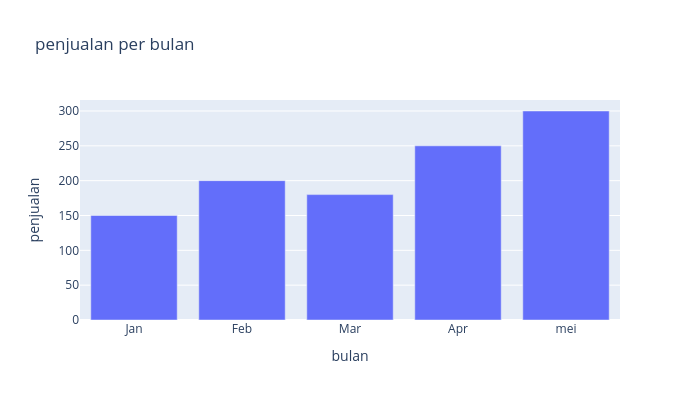

Notebook code cell kept with this figure:
### Code cell
import plotly.express as px
import pandas as pd
import plotly.io as pio
pio.renderers.default = 'vscode' 

#Data (plotly lebih suka data dalam bentuk DataFrame)
df = pd.DataFrame({
    'bulan': ['Jan', 'Feb','Mar', 'Apr', 'mei'],
    'penjualan': [150, 200, 180, 250, 300]})

#A. Dictionary
#B. Tuple
#C. List

#membuat grafik dasar
fig = px.bar(df, x='bulan', y='penjualan', title='penjualan per bulan')

fig.update_layout(width=700, height=400) #pixel

### Figure 1 — Plotly figure (JSON) as saved in the notebook; plotly's stock layout.template omitted (floating-point values rounded to 4 significant figures)
{"data": [{"hovertemplate": "bulan=%{x}<br>penjualan=%{y}<extra></extra>", "legendgroup": "", "marker": {"color": "#636efa", "pattern": {"shape": ""}}, "name": "", "orientation": "v", "showlegend": false, "textposition": "auto", "type": "bar", "x": ["Jan", "Feb", "Mar", "Apr", "mei"], "xaxis": "x", "y": [150, 200, 180, 250, 300], "yaxis": "y"}], "layout": {"barmode": "relative", "height": 400, "legend": {"tracegroupgap": 0}, "title": {"text": "penjualan per bulan"}, "width": 700, "xaxis": {"anchor": "y", "domain": [0, 1], "title": {"text": "bulan"}}, "yaxis": {"anchor": "x", "domain": [0, 1], "title": {"text": "penjualan"}}}}
